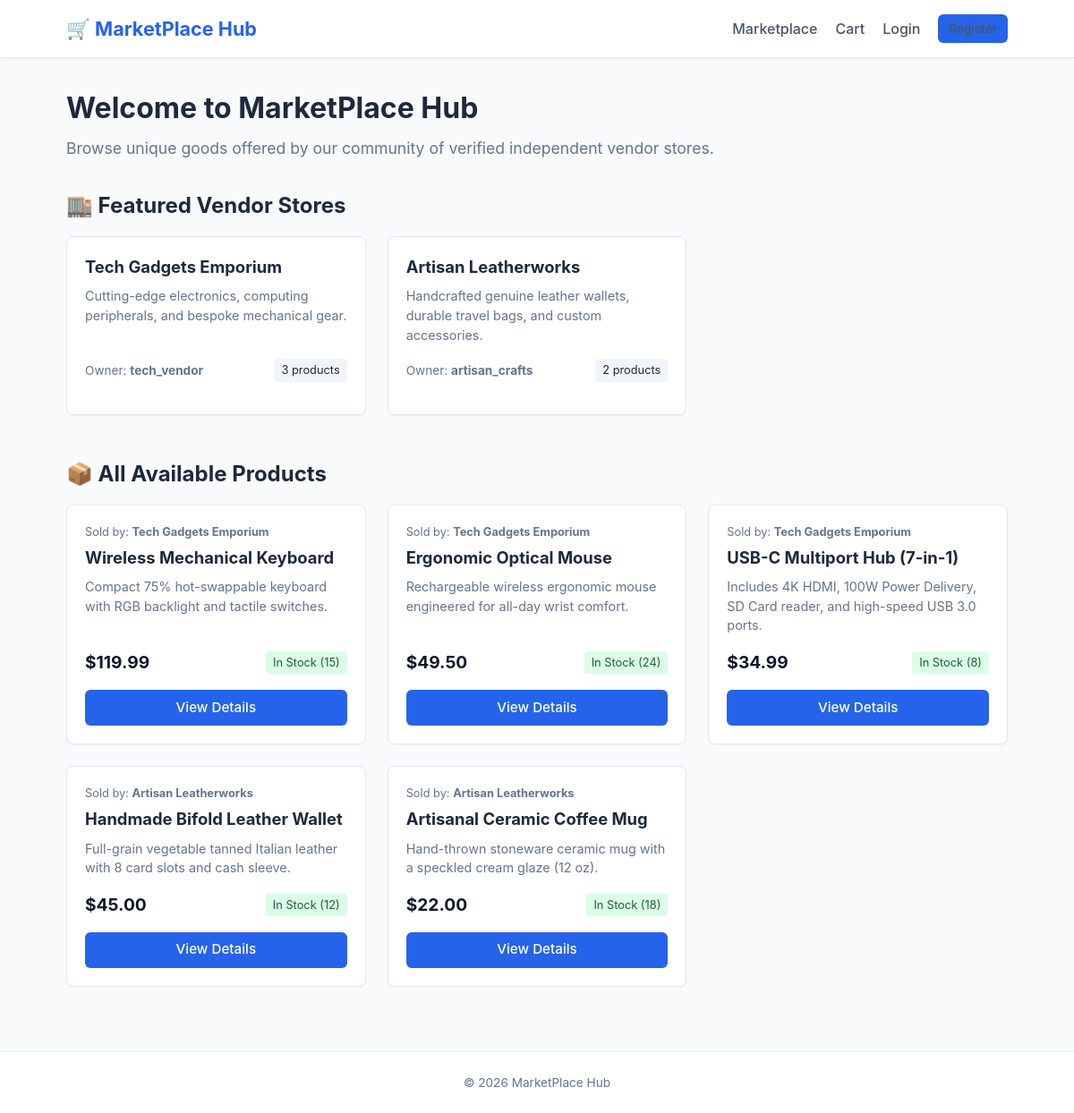
The page / on the database its author committed.
### store/models.py (models this page shows, shortened)
class Store(models.Model):
    name = models.CharField(max_length=150)
    description = models.TextField(blank=True)
    owner = models.ForeignKey(User, on_delete=models.CASCADE, related_name='stores')

class Product(models.Model):
    store = models.ForeignKey(Store, on_delete=models.CASCADE, related_name='products')
    name = models.CharField(max_length=100)
    description = models.TextField(blank=True)
    price = models.DecimalField(max_digits=10, decimal_places=2)
    stock = models.PositiveIntegerField(default=0)
    class Meta:
        permissions = [
            ("add_products", "Can add products"),
            ("change_products", "Can change products"),
            ("delete_products", "Can delete products"),
            ("view_products", "Can view products"),
        ]

### store/views.py (the view)
# urls.py: path('', views.home, name='home'),
def home(request):
    stores = Store.objects.all()
    products = Product.objects.select_related('store', 'store__owner').all()
    return render(request, 'store/home.html', {
        'stores': stores,
        'products': products
    })

### templates/store/home.html (shortened to what this page needs)
{% extends 'base.html' %}
{% block content %}
<div style="margin-bottom: 2rem;">
    <h1 style="font-size: 2rem; margin-bottom: 0.5rem;">Welcome to MarketPlace Hub</h1>
    <p style="color: var(--text-muted); font-size: 1.1rem;">
        Browse unique goods offered by our community of verified independent vendor stores.
    </p>
</div>
<section style="margin-bottom: 3rem;">
    <h2 class="section-title">🏬 Featured Vendor Stores</h2>
    {% if stores %}
        <div class="grid-cards">
            {% for s in stores %}
                <div class="card">
                    <div>
                        <h3>{{ s.name }}</h3>
                        <p class="desc">{{ s.description|default:"Independent merchant offering curated goods."|truncatewords:20 }}</p>
                    </div>
                    <div class="meta-info">
                        <span style="font-size: 0.85rem; color: var(--text-muted);">
                            Owner: <strong>{{ s.owner.username }}</strong>
                        </span>
                        <span class="stock-pill">
                            {{ s.products.count }} products
                        </span>
                    </div>
                </div>
            {% endfor %}
        </div>
    {% else %}
        <p style="color: var(--text-muted); margin-bottom: 2rem;">No stores have been established yet.</p>
    {% endif %}
</section>
<section>
    <h2 class="section-title">📦 All Available Products</h2>
    {% if products %}
        <div class="grid-cards">
            {% for p in products %}
                <div class="card">
                    <div>
                        <div style="font-size: 0.8rem; color: var(--text-muted); margin-bottom: 0.35rem;">
                            Sold by: <strong>{{ p.store.name }}</strong>
                        </div>
                        <h3>{{ p.name }}</h3>
                        <p class="desc">{{ p.description|default:"No product description provided."|truncatewords:15 }}</p>
                    </div>
                    <div>
                        <div class="meta-info">
                            <span class="price-tag">${{ p.price }}</span>
                            {% if p.stock > 0 %}
                                <span class="stock-pill stock-in">In Stock ({{ p.stock }})</span>
                            {% else %}
                                <span class="stock-pill stock-out">Out of Stock</span>
                            {% endif %}
                        </div>
                        <a href="{% url 'store:product_detail' p.id %}" class="btn btn-primary" style="width: 100%;">
                            View Details
                        </a>
                    </div>
                </div>
            {% endfor %}
        </div>
    {% else %}
        <p style="color: var(--text-muted);">There are currently no products available in the catalogue.</p>
    {% endif %}
</section>
{% endblock %}

### templates/base.html (shortened to what this page needs)
{% load static %}
<!DOCTYPE html>
<html lang="en">
<head>
    <link rel="stylesheet" href="{% static 'css/styles.css' %}">
</head>
<body>
<header>
    <div class="nav-container">
        <a href="{% url 'store:home' %}" class="brand-logo">
            🛒 MarketPlace Hub
        </a>
        <ul class="nav-links">
            <li><a href="{% url 'store:home' %}">Marketplace</a></li>
            <li><a href="{% url 'store:cart_detail' %}">Cart</a></li>
            {% if user.is_authenticated %}
                {% if user.groups.all.0.name == 'Vendors' or perms.store.add_products %}
                    <li><a href="{% url 'store:vendor_dashboard' %}" style="color: var(--primary-color); font-weight: 600;">Vendor Dashboard</a></li>
                {% endif %}
                <li>
                    <span class="user-badge">
                        {{ user.username }}
                        {% if user.groups.all.0 %}
                            ({{ user.groups.all.0.name }})
                        {% endif %}
                    </span>
                </li>
                <li><a href="{% url 'store:logout' %}" class="btn btn-secondary btn-sm">Logout</a></li>
            {% else %}
                <li><a href="{% url 'store:login' %}">Login</a></li>
                <li><a href="{% url 'store:register' %}" class="btn btn-primary btn-sm">Register</a></li>
            {% endif %}
        </ul>
    </div>
</header>
<main class="container">
    {% block content %}
    {% endblock %}
</main>
<footer>
    <div class="container">
        <p>&copy; 2026 MarketPlace Hub</p>
    </div>
</footer>
</body>
</html>

### static/css/styles.css (style rules this page uses)
:root { --primary-color: #2563eb; --primary-hover: #1d4ed8; --secondary-color: #4b5563; --bg-color: #f8fafc; --card-bg: #ffffff; --text-color: #1e293b; --text-muted: #64748b; --border-color: #e2e8f0; --success-bg: #dcfce7; --success-text: #166534; --error-bg: #fee2e2; --error-text: #991b1b; --warning-bg: #fef3c7; --warning-text: #92400e; }
* { box-sizing: border-box; margin: 0; padding: 0; }
body { font-family: -apple-system, BlinkMacSystemFont, "Segoe UI", Roboto, Helvetica, Arial, sans-serif; background-color: var(--bg-color); color: var(--text-color); line-height: 1.5; display: flex; flex-direction: column; min-height: 100vh; }
header { background-color: #ffffff; border-bottom: 1px solid var(--border-color); box-shadow: 0 1px 3px rgba(0, 0, 0, 0.05); }
.nav-container { max-width: 1100px; margin: 0 auto; padding: 1rem 1.5rem; display: flex; justify-content: space-between; align-items: center; flex-wrap: wrap; gap: 1rem; }
.brand-logo { font-size: 1.35rem; font-weight: 700; color: var(--primary-color); text-decoration: none; display: flex; align-items: center; gap: 0.5rem; }
.nav-links { display: flex; align-items: center; gap: 1.25rem; list-style: none; }
.nav-links a { text-decoration: none; color: var(--secondary-color); font-weight: 500; transition: color 0.2s; }
main.container { max-width: 1100px; margin: 2rem auto; padding: 0 1.5rem; flex: 1; width: 100%; }
.section-title { font-size: 1.5rem; margin-bottom: 1rem; color: var(--text-color); }
.grid-cards { display: grid; grid-template-columns: repeat(auto-fill, minmax(260px, 1fr)); gap: 1.5rem; margin-bottom: 2.5rem; }
.card { background-color: var(--card-bg); border: 1px solid var(--border-color); border-radius: 8px; padding: 1.25rem; display: flex; flex-direction: column; justify-content: space-between; box-shadow: 0 1px 2px rgba(0, 0, 0, 0.04); }
.card h3 { font-size: 1.15rem; margin-bottom: 0.5rem; }
.card p.desc { color: var(--text-muted); font-size: 0.9rem; margin-bottom: 1rem; flex-grow: 1; }
.card .meta-info { display: flex; justify-content: space-between; align-items: center; margin-bottom: 1rem; }
.price-tag { font-size: 1.2rem; font-weight: 700; color: #0f172a; }
.stock-pill { font-size: 0.8rem; padding: 0.2rem 0.5rem; border-radius: 4px; background-color: #f1f5f9; }
.stock-in { background-color: #dcfce7; color: #166534; }
.btn { display: inline-block; padding: 0.55rem 1.1rem; border-radius: 6px; font-size: 0.95rem; font-weight: 500; text-align: center; text-decoration: none; cursor: pointer; border: none; transition: background-color 0.2s; }
.btn-primary { background-color: var(--primary-color); color: #ffffff; }
.btn-sm { padding: 0.35rem 0.75rem; font-size: 0.85rem; }
footer { background-color: #ffffff; border-top: 1px solid var(--border-color); text-align: center; padding: 1.5rem; color: var(--text-muted); font-size: 0.85rem; margin-top: auto; }

### rows shown on the page
Store: name "Tech Gadgets Emporium", description "Cutting-edge electronics, computing peripherals, and bespoke mechanical gear.", owner.username "tech_vendor", products.count "3"
Store: name "Artisan Leatherworks", description "Handcrafted genuine leather wallets, durable travel bags, and custom accessories.", owner.username "artisan_crafts", products.count "2"
Product: store.name "Tech Gadgets Emporium", name "Wireless Mechanical Keyboard", description "Compact 75% hot-swappable keyboard with RGB backlight and tactile switches.", price "119.99", stock "15"
Product: store.name "Tech Gadgets Emporium", name "Ergonomic Optical Mouse", description "Rechargeable wireless ergonomic mouse engineered for all-day wrist comfort.", price "49.50", stock "24"
Product: store.name "Tech Gadgets Emporium", name "USB-C Multiport Hub (7-in-1)", description "Includes 4K HDMI, 100W Power Delivery, SD Card reader, and high-speed USB 3.0 ports.", price "34.99", stock "8"
Product: store.name "Artisan Leatherworks", name "Handmade Bifold Leather Wallet", description "Full-grain vegetable tanned Italian leather with 8 card slots and cash sleeve.", price "45.00", stock "12"
Product: store.name "Artisan Leatherworks", name "Artisanal Ceramic Coffee Mug", description "Hand-thrown stoneware ceramic mug with a speckled cream glaze (12 oz).", price "22.00", stock "18"
